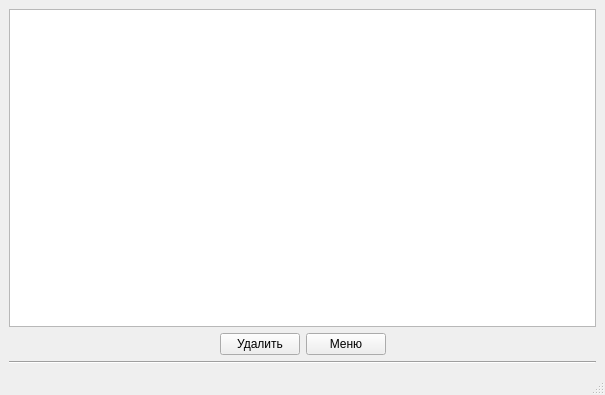
<?xml version="1.0" encoding="UTF-8"?>
<ui version="4.0">
 <class>Results</class>
 <widget class="QMainWindow" name="Results">
  <property name="geometry">
   <rect>
    <x>0</x>
    <y>0</y>
    <width>605</width>
    <height>395</height>
   </rect>
  </property>
  <property name="windowTitle">
   <string>Результаты</string>
  </property>
  <widget class="QWidget" name="centralwidget">
   <layout class="QVBoxLayout" name="verticalLayout">
    <item>
     <widget class="QTableView" name="table_result">
      <property name="editTriggers">
       <set>QAbstractItemView::NoEditTriggers</set>
      </property>
      <property name="selectionMode">
       <enum>QAbstractItemView::SingleSelection</enum>
      </property>
      <property name="selectionBehavior">
       <enum>QAbstractItemView::SelectRows</enum>
      </property>
      <property name="sortingEnabled">
       <bool>true</bool>
      </property>
      <attribute name="horizontalHeaderShowSortIndicator" stdset="0">
       <bool>true</bool>
      </attribute>
     </widget>
    </item>
    <item>
     <layout class="QHBoxLayout" name="horizontalLayout">
      <item>
       <spacer name="horizontalSpacer">
        <property name="orientation">
         <enum>Qt::Horizontal</enum>
        </property>
        <property name="sizeHint" stdset="0">
         <size>
          <width>40</width>
          <height>20</height>
         </size>
        </property>
       </spacer>
      </item>
      <item>
       <widget class="QPushButton" name="btn_del">
        <property name="text">
         <string>Удалить</string>
        </property>
       </widget>
      </item>
      <item>
       <widget class="QPushButton" name="btn_to_menu">
        <property name="text">
         <string>Меню</string>
        </property>
       </widget>
      </item>
      <item>
       <spacer name="horizontalSpacer_2">
        <property name="orientation">
         <enum>Qt::Horizontal</enum>
        </property>
        <property name="sizeHint" stdset="0">
         <size>
          <width>40</width>
          <height>20</height>
         </size>
        </property>
       </spacer>
      </item>
     </layout>
    </item>
    <item>
     <widget class="Line" name="line">
      <property name="orientation">
       <enum>Qt::Horizontal</enum>
      </property>
     </widget>
    </item>
   </layout>
  </widget>
  <widget class="QStatusBar" name="status_line"/>
 </widget>
 <resources/>
 <connections/>
</ui>
